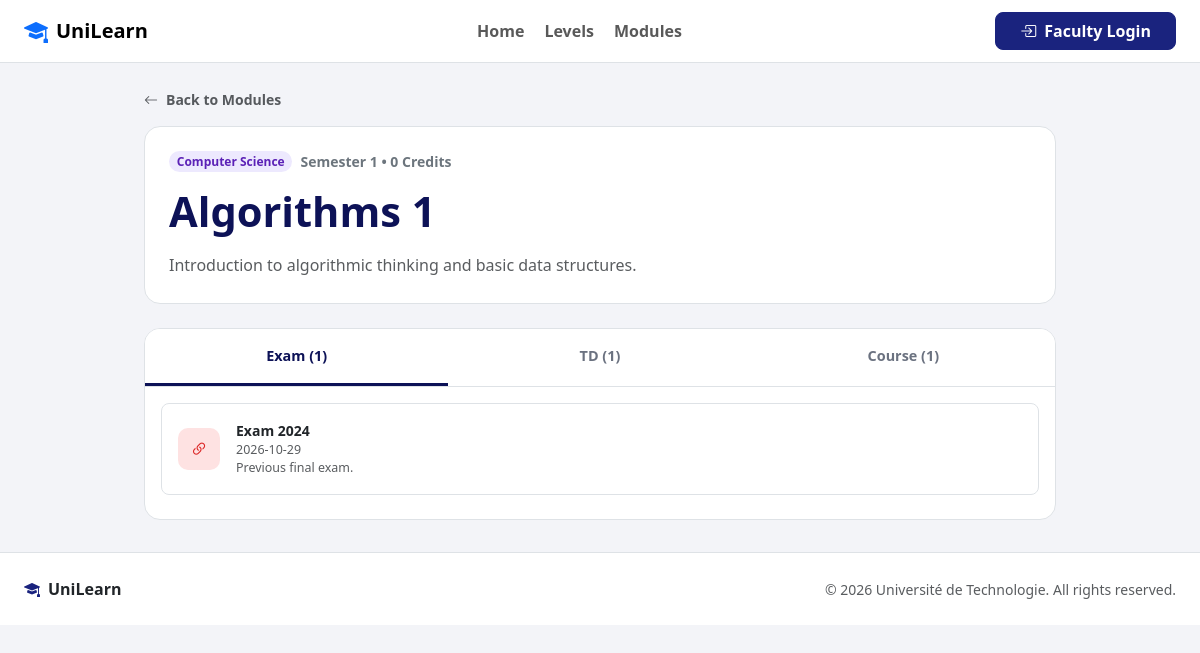
The app's page /module-detail.php?id=1 with its own data.
### tables this page shows
CREATE TABLE `subjects` (
  `id` int(10) UNSIGNED NOT NULL,
  `name` varchar(150) NOT NULL,
  `coef` int(11) NOT NULL DEFAULT 1,
  `id_sp` int(10) UNSIGNED NOT NULL,
  `id_sem` int(10) UNSIGNED NOT NULL,
  `disc` text DEFAULT NULL,
  `url_image` varchar(255) DEFAULT NULL,
  `active` tinyint(1) NOT NULL DEFAULT 1,
  `created_at` datetime DEFAULT NULL,
  `updated_at` datetime DEFAULT NULL
);

CREATE TABLE `spc` (
  `id` int(10) UNSIGNED NOT NULL,
  `sname` varchar(150) NOT NULL,
  `disc` text DEFAULT NULL,
  `url_image` varchar(255) DEFAULT NULL,
  `active` tinyint(1) NOT NULL DEFAULT 1,
  `creat_at` datetime DEFAULT NULL,
  `update_at` datetime DEFAULT NULL
);

CREATE TABLE `semester` (
  `id` int(10) UNSIGNED NOT NULL,
  `name` varchar(100) NOT NULL,
  `id_year` int(10) UNSIGNED NOT NULL
);

CREATE TABLE `contents` (
  `id` int(10) UNSIGNED NOT NULL,
  `name` varchar(200) NOT NULL,
  `type` varchar(50) NOT NULL,
  `subject_id` int(10) UNSIGNED NOT NULL,
  `website` varchar(255) DEFAULT NULL,
  `youtube` varchar(100) DEFAULT NULL,
  `disc` text DEFAULT NULL,
  `file_url` varchar(255) DEFAULT NULL,
  `active` tinyint(1) NOT NULL DEFAULT 1,
  `created_at` datetime DEFAULT NULL,
  `updated_at` datetime DEFAULT NULL
);

### module-detail.php (the view, shortened to what this page needs)
<?php
require_once 'conf/conection.php';
$id = isset($_GET['id']) ? intval($_GET['id']) : 0;
$stmt = $conn->prepare(
  "SELECT s.*, sp.sname AS specialty_name, sem.name AS semester_name
   FROM subjects s
   LEFT JOIN spc sp ON sp.id = s.id_sp
   LEFT JOIN semester sem ON sem.id = s.id_sem
   WHERE s.id = ? AND s.active = 1"
);
$stmt->bind_param('i', $id);
$stmt->execute();
$module = $stmt->get_result()->fetch_assoc();
$stmt = $conn->prepare("SELECT * FROM contents WHERE subject_id = ? AND active = 1 ORDER BY created_at DESC, id DESC");
$stmt->bind_param('i', $id);
$stmt->execute();
$res = $stmt->get_result();
$groups = [];
while ($row = $res->fetch_assoc()) {
  $groups[$row['type']][] = $row;
}
$types = array_keys($groups);
$currentTab = $_GET['tab'] ?? ($types[0] ?? '');
function e($v) { return htmlspecialchars((string)($v ?? ''), ENT_QUOTES, 'UTF-8'); }
$backUrl = 'modules.php?semester=' . intval($module['id_sem']) . '&specialty=' . intval($module['id_sp']);
?>
<!DOCTYPE html>
<html lang="en">
<head>
 <?php $pageTitle = e($module['name']); require_once 'conf/header.php'; ?>
</head>
<body>
<?php require_once 'conf/navbar.php' ?>
<div class="container-lg px-4 py-4" style="max-width:960px;">
  <a href="<?= e($backUrl) ?>" class="d-inline-flex align-items-center gap-2 text-muted text-decoration-none fw-semibold small mb-3">
    <i class="bi bi-arrow-left"></i> Back to Modules
  </a>
  <div class="card border rounded-4 p-4 mb-4">
    <div class="d-flex align-items-center gap-2 mb-3">
      <span class="badge rounded-pill fw-semibold" style="background:#ede9fe;color:#5b21b6;"><?= e($module['specialty_name']) ?></span>
      <span class="fw-bold small text-secondary">
        <?= e($module['semester_name']) ?> &bull; <?= e($module['coef']) ?> Credits
      </span>
    </div>
    <h1 class="fw-bolder mb-3" style="font-size:clamp(1.6rem,4vw,2.6rem);color:#0d1257;line-height:1.15;">
      <?= e($module['name']) ?>
    </h1>
    <p class="text-muted mb-0" style="max-width:720px;line-height:1.7;">
      <?= e($module['disc']) ?: 'No description available.' ?>
    </p>
  </div>
  <div class="card border rounded-4 overflow-hidden">
    <?php if (empty($groups)): ?>
      <div class="p-5 text-center text-muted">
        <i class="bi bi-folder2-open fs-1 d-block mb-3"></i>
        No content available for this module yet.
      </div>
    <?php else: ?>
      <div class="d-flex border-bottom bg-white">
        <?php foreach ($types as $type): ?>
          <a class="content-tab <?= $type === $currentTab ? 'active' : '' ?>"
             href="module-detail.php?id=<?= $id ?>&tab=<?= urlencode($type) ?>">
            <?= e($type) ?> (<?= count($groups[$type]) ?>)
          </a>
        <?php endforeach; ?>
      </div>
      <div class="p-3">
        <?php foreach ($groups[$currentTab] as $c):
          $filePath = !empty($c['file_url']) ? 'admin/' . $c['file_url'] : '';
          $size = $filePath ? fileSizeText($filePath) : '';
          $date = !empty($c['created_at']) ? date('Y-m-d', strtotime($c['created_at'])) : '-';
        ?>
          <div class="file-row d-flex align-items-center justify-content-between flex-wrap gap-2 p-3 border rounded-3 mb-2 bg-white">
            <div class="d-flex align-items-center gap-3">
              <div class="file-icon" style="background:#fee2e2;">
                <i class="bi <?= $filePath ? 'bi-file-earmark-pdf' : (!empty($c['youtube']) ? 'bi-youtube' : 'bi-link-45deg') ?>" style="color:#dc2626;"></i>
              </div>
              <div>
                <div class="fw-bold small"><?= e($c['name']) ?></div>
                <div class="text-muted" style="font-size:.78rem;">
                  <?= e($date) ?><?= $size ? ' &bull; ' . e($size) : '' ?>
                </div>
                <?php if (!empty($c['disc'])): ?>
                  <div class="text-muted" style="font-size:.78rem;"><?= e($c['disc']) ?></div>
                <?php endif; ?>
              </div>
            </div>
          </div>
        <?php endforeach; ?>
      </div>
    <?php endif; ?>
  </div>
</div>
<?php require_once 'conf/footer.php' ?>
</body>
</html>

### conf/style.php (style rules this page uses)
body { font-family: 'Segoe UI', system-ui, sans-serif; background:#f3f4f8; }
.content-tab { flex:1; border:none; background:none; border-bottom:3px solid transparent; padding:1rem .75rem; font-size:.9rem; font-weight:600; color:#6b7280; text-align:center; transition:color .2s, border-color .2s; cursor:pointer; }
.content-tab.active { color:#0d1257; border-bottom:3px solid #0d1257; }
.file-row { transition:background .15s; }
.file-icon { width:42px; height:42px; border-radius:10px; display:flex; align-items:center; justify-content:center; font-size:1.1rem; flex-shrink:0; }

### module-detail.php (style rules this page uses)
body { font-family: 'Segoe UI', system-ui, sans-serif; background:#f3f4f8; }
.content-tab { flex:1; display:block; text-decoration:none; border-bottom:3px solid transparent; padding:1rem .75rem; font-size:.9rem; font-weight:600; color:#6b7280; text-align:center; transition:color .2s, border-color .2s; }
.content-tab.active { color:#0d1257; border-bottom:3px solid #0d1257; }
.file-row { transition:background .15s; }
.file-icon { width:42px; height:42px; border-radius:10px; display:flex; align-items:center; justify-content:center; font-size:1.1rem; flex-shrink:0; }

### records on screen
subjects: id_sp.sname "Computer Science", id_sem.name "Semester 1", coef "0", name "Algorithms 1", disc "Introduction to algorithmic thinking and basic data structures."
contents: name "Exam 2024", created_at "2026-10-29", disc "Previous final exam."

### other values on screen
$type "Exam"
count($groups[$type]) "1"
$type "TD"
$type "Course"
